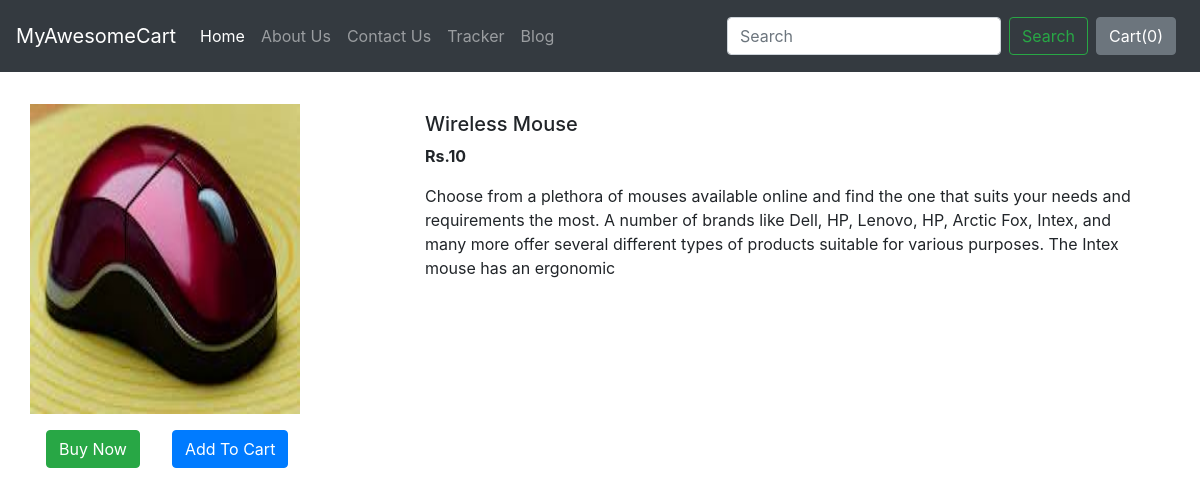
The page /shop/products/4 on the database its author committed.
### shop/models.py (models this page shows, shortened)
class Product(models.Model):
    product_id = models.AutoField
    product_name = models.CharField(max_length=50)
    category= models.CharField(max_length=50,default="")
    subCategory = models.CharField(max_length=50,default="")
    price = models.IntegerField(default=0)
    desc = models.CharField(max_length=300)
    pub_date = models.DateField()
    image = models.ImageField(upload_to="shop/images",default="")

### shop/views.py (the view)
# urls.py: path('products/<int:myid>', views.productView,name="ProductView"),
def productView(request,myid):
    product = Product.objects.filter(id=myid)
    return render(request,'shop/products.html',{'product':product[0]})

### shop/templates/shop/products.html (shortened to what this page needs)
{% extends 'shop/base.html' %}
{% block body %}
<div class="container my-4">
    <div class="row pt-2">
    <div class="col-md-4">
    <div class="row">
       <img src="/media//{{product.image}}" width="270px" height="310px">
    </div>
        </div>
    <div class="col-md-8 pt-2">
        <h5>{{product.product_name}}</h5>
        <p><b>Rs.{{product.price}}</b></p>
        <p>{{product.desc}}</p>
    </div>
    <button type ="submit" class="mt-3 mx-3 btn btn-success">Buy Now</button>
    <button type="submit" class=" mt-3 mx-3 btn btn-primary">Add To Cart</button>
  </div>
</div>
{% endblock %}

### rows shown on the page
Product: image (picture), product_name "Wireless Mouse", price "10", desc "Choose from a plethora of mouses available online and find the one that suits your needs and requirements the most. A number of brands like Dell, HP, Lenovo, HP, Arctic Fox, Intex, and many more offer several different types of products suitable for various purposes. The Intex mouse has an ergonomic"
